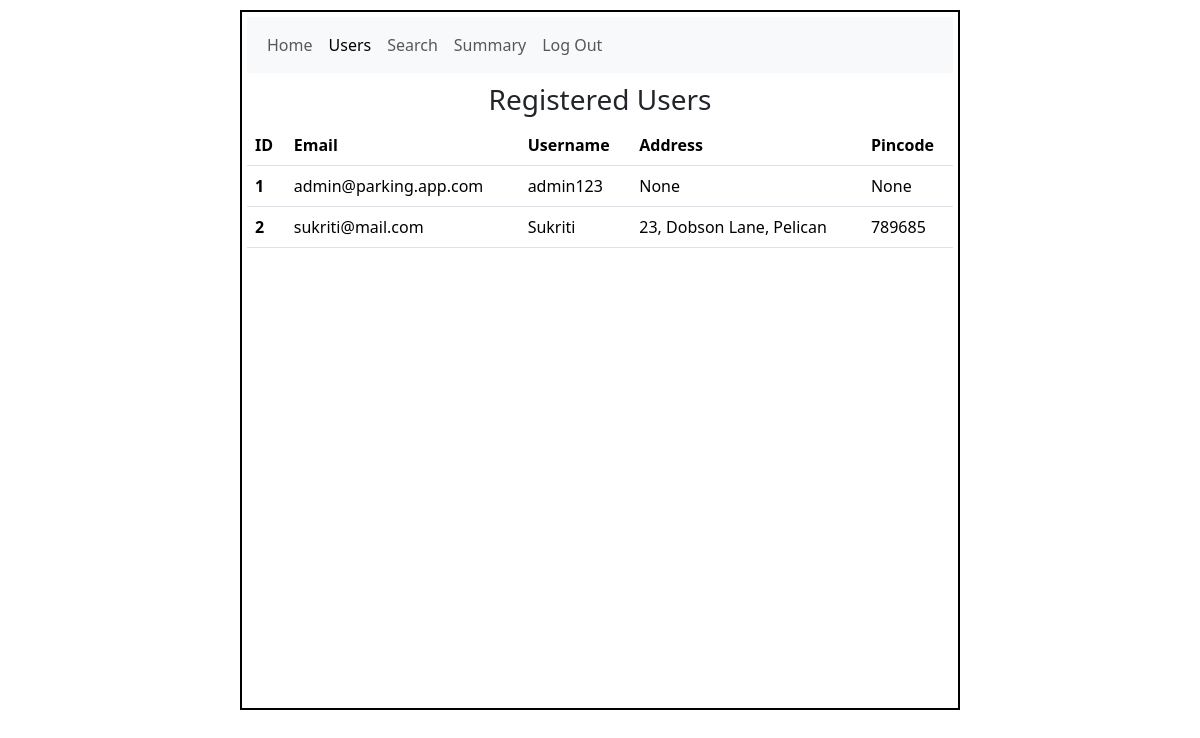
/display_users, run on an earlier commit of the app's database.
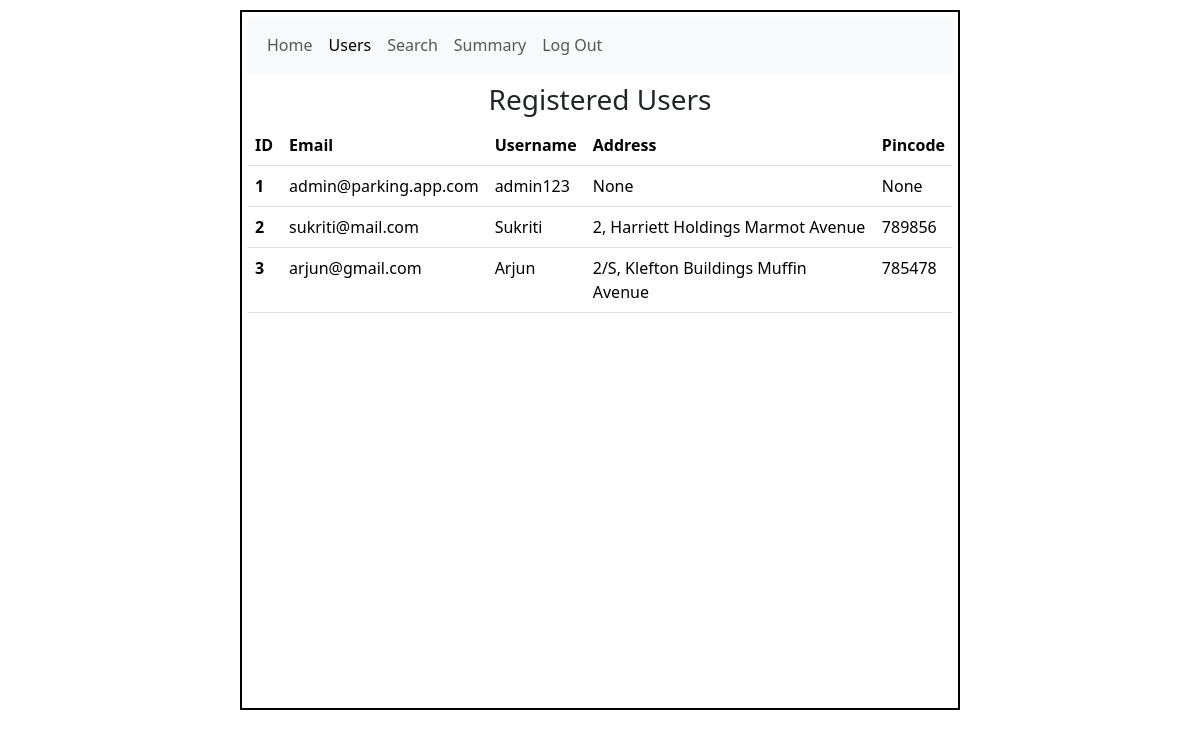
And on a later commit of the database.
### application/models.py (models this page shows)
class User(db.Model):
    id = db.Column(db.Integer, primary_key=True)
    username = db.Column(db.String(), nullable=False, unique=True)
    email = db.Column(db.String(), nullable=False)
    password = db.Column(db.String(), nullable=False)
    type = db.Column(db.String(), default='general')
    address = db.Column(db.String())
    pincode = db.Column(db.String())

### application/controllers.py (the view)
@app.route("/display_users")
def display_registered_users():
    users=User.query.all()
    return render_template("display_users.html",users=users)

### templates/display_users.html (shortened to what this page needs)
<!DOCTYPE html>
<html lang="en">
<head>
    <link href="https://cdn.jsdelivr.net/npm/bootstrap@5.3.7/dist/css/bootstrap.min.css" rel="stylesheet">
    <link rel="stylesheet" href="../static/style.css">
</head>
<body>
    <div id="main">
        <div id="canvas">
            <nav class="navbar navbar-expand-lg bg-body-tertiary">
                <div class="container-fluid">
                    <div class="collapse navbar-collapse" id="navbarSupportedContent">
                        <ul class="navbar-nav me-auto mb-2 mb-lg-0">
                            <li class="nav-item">
                                <a class="nav-link" aria-current="page" href="/admin-dashboard">Home</a>
                            </li>
                            <li class="nav-item">
                                <a class="nav-link active" href="#">Users</a>
                            </li>
                            <li class="nav-item">
                                <a class="nav-link" href="/search_lots">Search</a>
                            </li>
                            <li class="nav-item">
                                <a class="nav-link" href="/lot_summary">Summary</a>
                            </li>
                            <li class="nav-item">
                                <a class="nav-link" href="/login">Log Out</a>
                            </li>
                        </ul>
                    </div>
                </div>
            </nav>
            <div id="content">
                <h3 class="headings">Registered Users</h3>
                <table class="table">
                    <thead>
                        <tr>
                        <th scope="col">ID</th>
                        <th scope="col">Email</th>
                        <th scope="col">Username</th>
                        <th scope="col">Address</th>
                        <th scope="col">Pincode</th>
                        </tr>
                    </thead>
                    <tbody>
                        {% for user in users %}
                        <tr>
                        <th scope="row">{{user.id}}</th>
                        <td>{{user.email}}</td>
                        <td>{{user.username}}</td>
                        <td>{{user.address}}</td>
                        <td>{{user.pincode}}</td>
                        </tr>
                        {% endfor %}
                    </tbody>
                </table>
            </div>
        </div>
    </div>
</body>
</html>

### static/style.css (style rules this page uses)
* { margin:0; padding:0; box-sizing: border-box; }
#main { margin-top: 10px; }
#canvas { border: 2px solid black; padding:5px; width:60%; margin:auto; height:700px; overflow-y: auto; }
.headings { margin-top:10px; text-align: center; }

What changed in the data, as far as the page shows it:
changed User "sukriti@mail.com": address "23, Dobson Lane, Pelican" → "2, Harriett Holdings Marmot Avenue"; pincode "789685" → "789856"
added User: id "3", email "arjun@gmail.com", username "Arjun", address "2/S, Klefton Buildings Muffin Avenue", pincode "785478"
